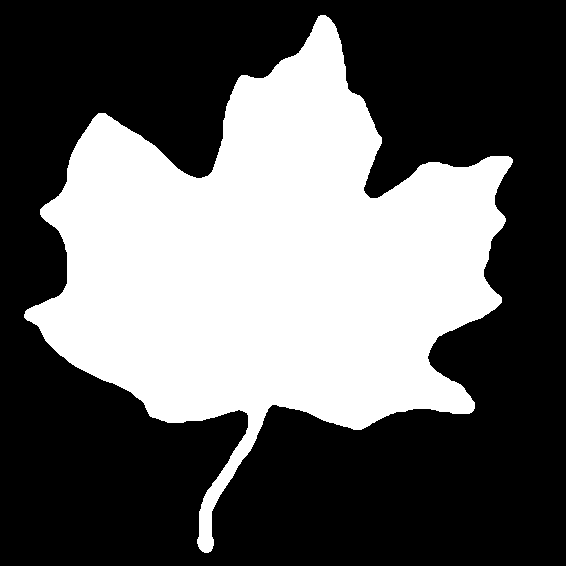
%> input picture leaf.tif, 566 x 566 px
$ octave partI_4.m   (GNU Octave 9; MATLAB toolbox functions it lacks are replaced by stand-ins)
%> lines starting %> are read from the running program, lines starting %| are printed output that depends on the picture; in (x1, y1, x2, y2) boxes, pixels count from 0 and x2, y2 are one past the last pixel; in counts of white or black regions, pixels touching at a corner belong together; the program's own positions count from 1
### plotellipse.m
function varargout = plotellipse(varargin)
%PLOTELLIPSE   Plot parametrically specified ellipse
%
%   PLOTELLIPSE(Z, A, B, ALPHA) Plots the ellipse specified by Z, A, B,
%       ALPHA (as returned by FITELLIPSE)
%
%       A, B are positive scalars, Z a 2x1 column vector, and
%       ALPHA a rotation angle, such that the equation of the ellipse is:
%           X = Z + Q(ALPHA) * [A * cos(phi); B * sin(phi)]
%       where Q(ALPHA) is the rotation matrix
%           Q(ALPHA) = [cos(ALPHA) -sin(ALPHA);
%                       sin(AlPHA) cos(ALPHA)]
%
%   PLOTELLIPSE(..., LineSpec) passes the LineSpec string to the plot
%       command (e.g. 'r--')
%
%   PLOTELLIPSE(Hax, ...) plots into the axes specified by the axes handle
%       Hax
%
%   H = PLOTELLIPSE(...) returns a handle to the created lineseries object
%       created by the plot command
%
%   Example:
%       % Ellipse centred at 10,10, with semiaxes 5 and 3, rotated by pi/4
%       a = 5;
%       b = 3;
%       z = [10; 10]
%       alpha = pi/4;
%       plotellipse(z, a, b, alpha)
%
%   See also FITELLIPSE

% Copyright Richard Brown. This code can be freely reused and modified so
% long as it retains this copyright clause

error(nargchk(4, 6, nargin, 'struct'));
error(nargchk(0, 1, nargout, 'struct'));

% Parse and check inputs
if ishandle(varargin{1})
    hAx = varargin{1};
    varargin(1) = [];
else
    hAx = gca();
end

% Ellipse centre
z = varargin{1};
z = z(:);
if length(z) ~= 2
    error('plotellipse:InvalidCentre', ...
        'Ellipse center must be a 2 element column vector');
end

a = varargin{2};
b = varargin{3};
if ~isscalar(a) || ~isscalar(b) || a < 0 || b < 0
    error('plotellipse:InvalidAxes', ...
        'A, B must be real, positive scalars');
end

alpha = varargin{4};
if ~isscalar(alpha)
    error('plotellipse:InvalidConstant', ...
        'Rotation angle alpha must be a real scalar, in radians');
end
varargin(1:4) = [];

% See if a linespec is supplied
if ~isempty(varargin)
    linespec = varargin{1};
else
    linespec ='green';
end

% form the parameter vector
npts = 100;
t = linspace(0, 2*pi, npts);

% Rotation matrix
Q = [cos(alpha), -sin(alpha); sin(alpha) cos(alpha)];
% Ellipse points
X = Q * [a * cos(t); b * sin(t)] + repmat(z, 1, npts);

% The actual plotting one-liner
h = plot(hAx, X(1,:), X(2,:), linespec, 'LineWidth',1.9);

% Return the handle if asked for
if nargout == 1
    varargout = {h};
end

### partI_4.m
clc; clear; close all; f=18;
I = im2double(imread('leaf.tif')); s = size(I);
%> after `I = im2double(imread('leaf.tif'))`: I: size 566x566 double; values 0 (black) and 1 (white), 38.2% white; 1 white region, box (x1, y1, x2, y2) and area: (24, 15, 513, 553) 122446
%> after `s = size(I)`: s = [566 566]
figure(1);imshow(I);hold on;
title('Original Image, Boundary & Ellipse Approximation', fontsize=f);
y = importdata('c_leaf.mat');
yflip = fliplr(y);
[Z, A, B, alpha]=fitellipse(yflip','linear');
T(1,1)=Z(2,1);
T(2,1)=Z(1,1);
plot(y(:,1),y(:,2),'r',LineWidth=2.4);
plotellipse(T,B,A,-alpha);
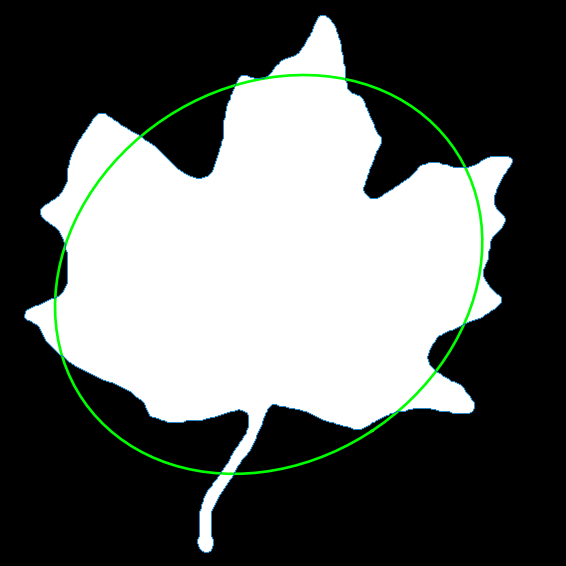
%> figure redrawn from the program's plot data; its title reads 'Original Image, Boundary & Ellipse Approximation'

%aligned
yalign = importdata('y2_leaf.mat');
yalignflip = fliplr(yalign);
boundary_im = zeros(s(1),s(2));
figure(2);imshow(boundary_im);hold on;
plot(yalign(:,1),yalign(:,2),'r',LineWidth=2.4);
title('Aligned boundary & Ellipse Approximation', fontsize=f);
[Z, A, B, alpha]=fitellipse(yalignflip','linear');
T(1,1)=Z(2,1);
T(2,1)=Z(1,1);
plotellipse(T,B,A,-alpha);
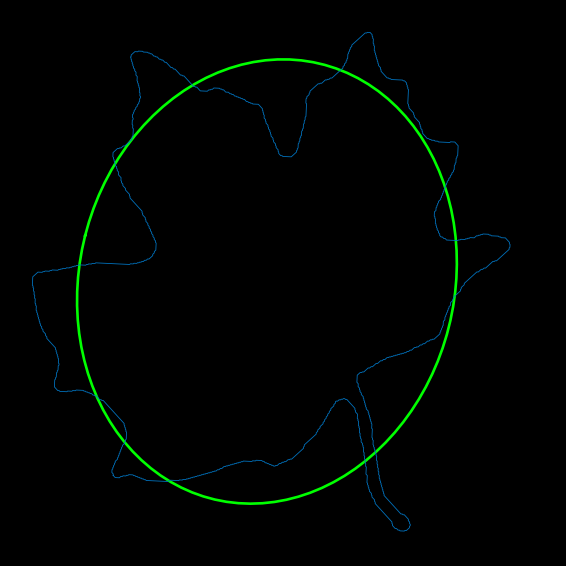
%> figure redrawn from the program's plot data; its title reads 'Aligned boundary & Ellipse Approximation'

$ run again, with airplane.bmp saved as leaf.tif
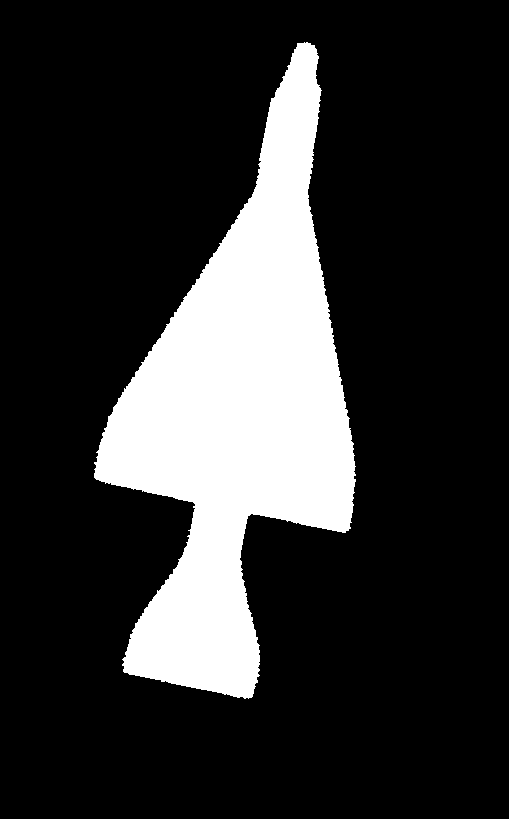
%> input picture airplane.bmp, 509 x 819 px
%> I: size 819x509 double; values 0 (black) and 1 (white), 19.1% white; 1 white region, box (x1, y1, x2, y2) and area: (94, 42, 356, 699) 79718
%> `plotellipse(T,B,A,-alpha);`:
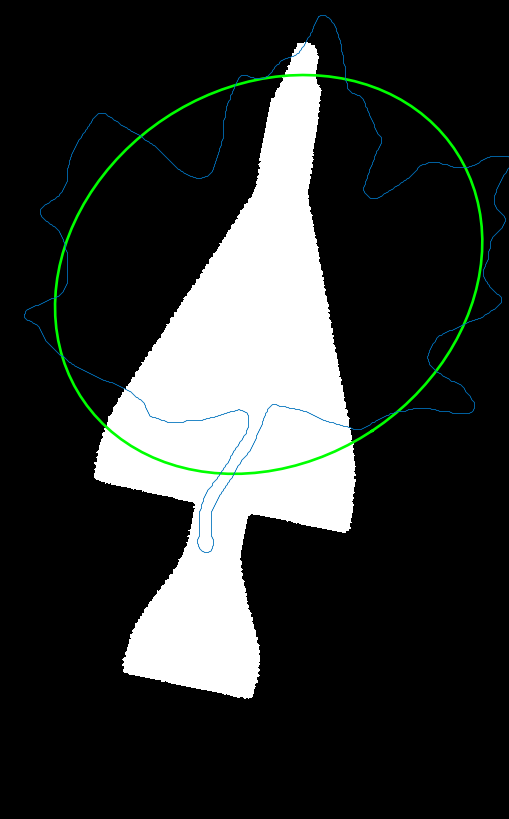
%> figure redrawn from the program's plot data; its title reads 'Original Image, Boundary & Ellipse Approximation'
%> `plotellipse(T,B,A,-alpha);`:
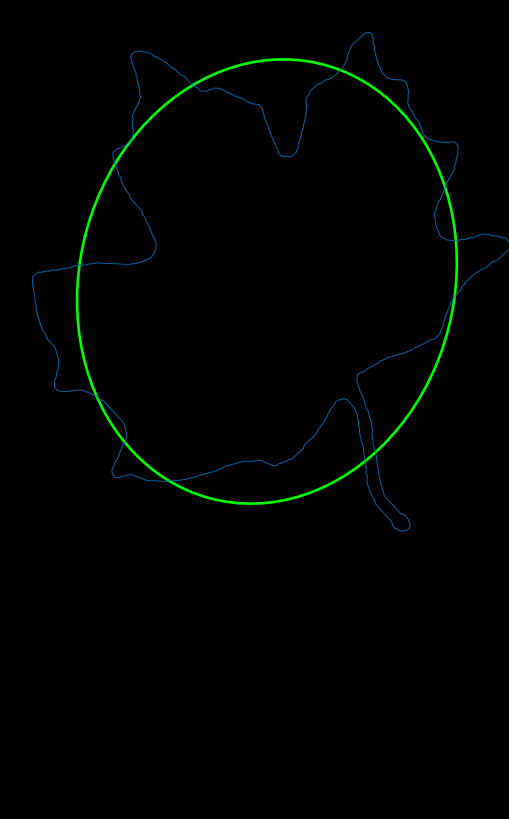
%> figure redrawn from the program's plot data; its title reads 'Aligned boundary & Ellipse Approximation'

$ run again, with banana2.bmp saved as leaf.tif
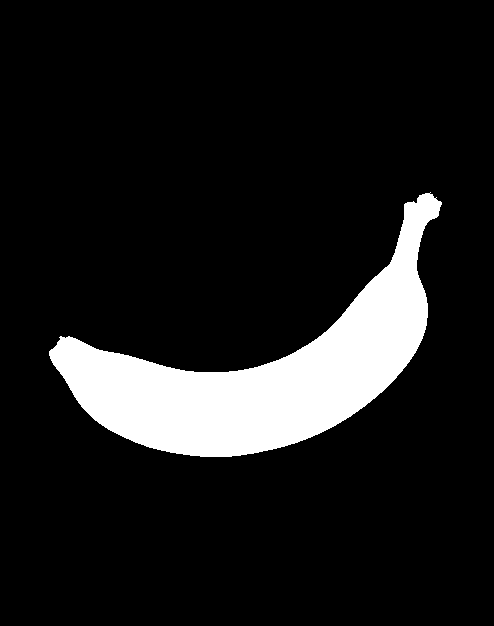
%> input picture banana2.bmp, 494 x 626 px
%> I: size 626x494 double; values 0 (black) and 1 (white), 11.2% white; 1 white region, box (x1, y1, x2, y2) and area: (49, 192, 442, 457) 34672
%> `plotellipse(T,B,A,-alpha);`:
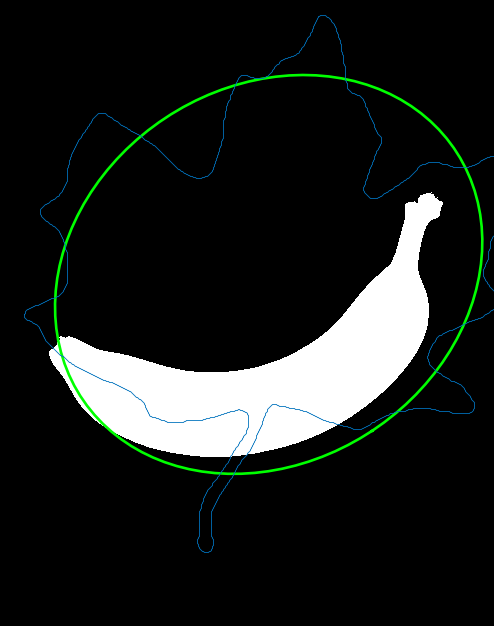
%> figure redrawn from the program's plot data; its title reads 'Original Image, Boundary & Ellipse Approximation'
%> `plotellipse(T,B,A,-alpha);`:
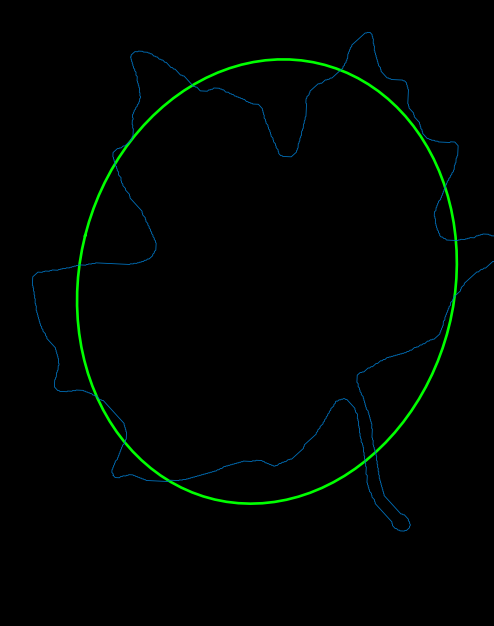
%> figure redrawn from the program's plot data; its title reads 'Aligned boundary & Ellipse Approximation'
